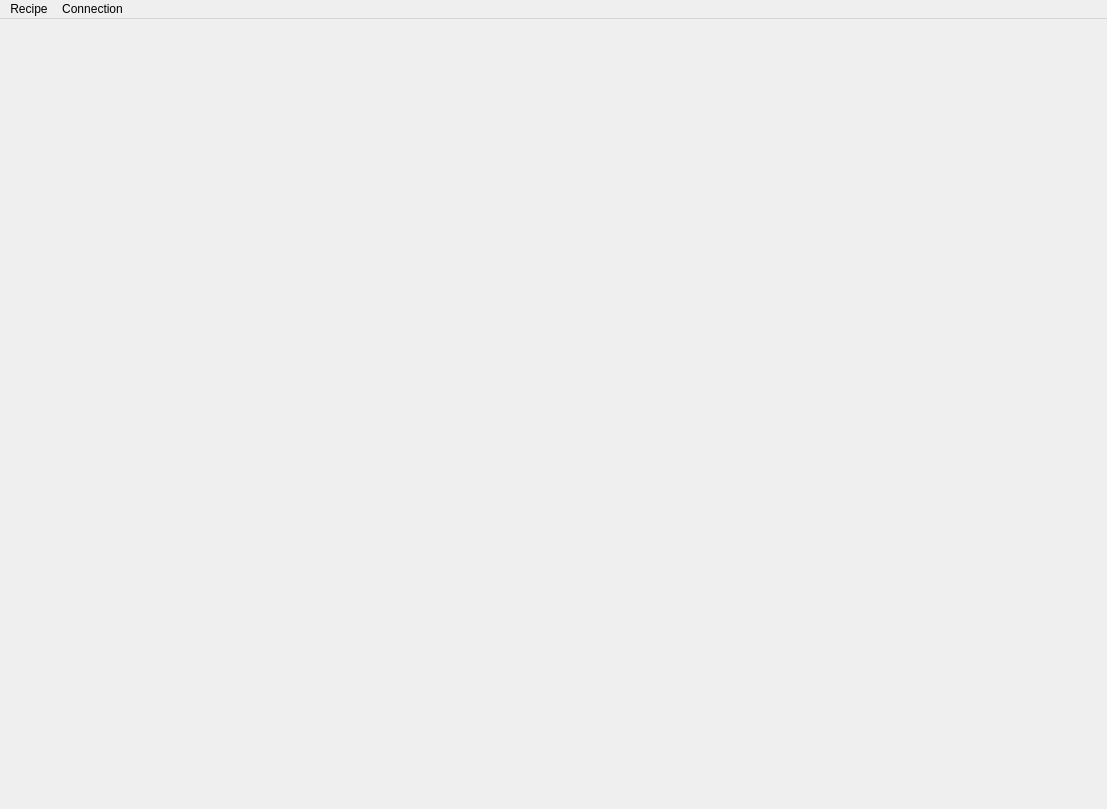
<?xml version="1.0" encoding="UTF-8"?>
<ui version="4.0">
 <class>MainWindow</class>
 <widget class="QMainWindow" name="MainWindow">
  <property name="geometry">
   <rect>
    <x>0</x>
    <y>0</y>
    <width>1107</width>
    <height>809</height>
   </rect>
  </property>
  <property name="windowTitle">
   <string>Eleks Chef</string>
  </property>
  <widget class="QWidget" name="centralwidget">
   <layout class="QVBoxLayout" name="verticalLayout_3"/>
  </widget>
  <widget class="QMenuBar" name="menuBar">
   <property name="geometry">
    <rect>
     <x>0</x>
     <y>0</y>
     <width>1107</width>
     <height>28</height>
    </rect>
   </property>
   <widget class="QMenu" name="menuConnection">
    <property name="title">
     <string>Connection</string>
    </property>
    <addaction name="actionConnect_to_database"/>
    <addaction name="actionConnect_to_local"/>
   </widget>
   <widget class="QMenu" name="menu">
    <property name="title">
     <string>Recipe</string>
    </property>
    <addaction name="actionCreate"/>
   </widget>
   <addaction name="menu"/>
   <addaction name="menuConnection"/>
  </widget>
  <action name="actionConnect_to_database">
   <property name="checkable">
    <bool>true</bool>
   </property>
   <property name="text">
    <string>Connect to remote database</string>
   </property>
  </action>
  <action name="actionConnect_to_local">
   <property name="checkable">
    <bool>true</bool>
   </property>
   <property name="checked">
    <bool>true</bool>
   </property>
   <property name="text">
    <string>Connect to local</string>
   </property>
  </action>
  <action name="actionCreate">
   <property name="text">
    <string>Create</string>
   </property>
  </action>
 </widget>
 <resources/>
 <connections/>
</ui>
